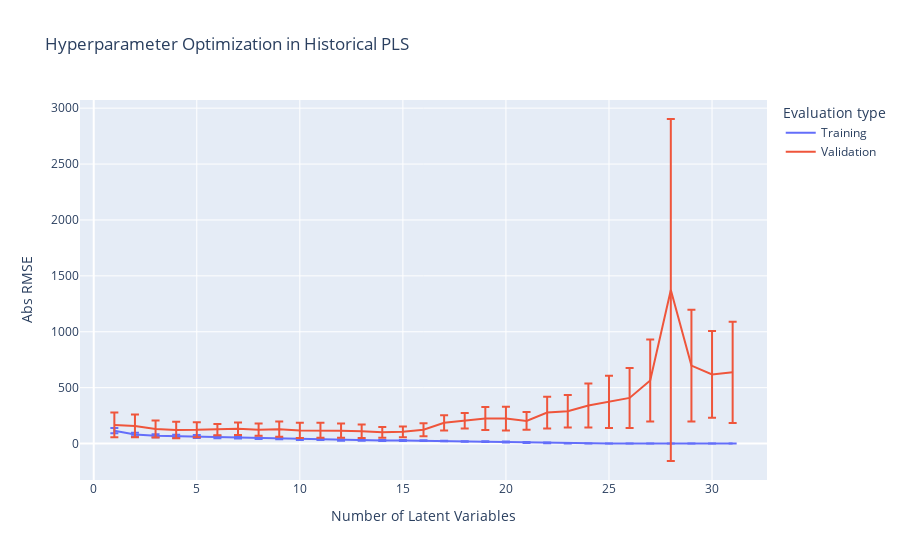

Notebook source saved alongside this figure:
### Code cell
plot_hist_pls_cross_validation(train_eval, valid_eval, range_LV)
